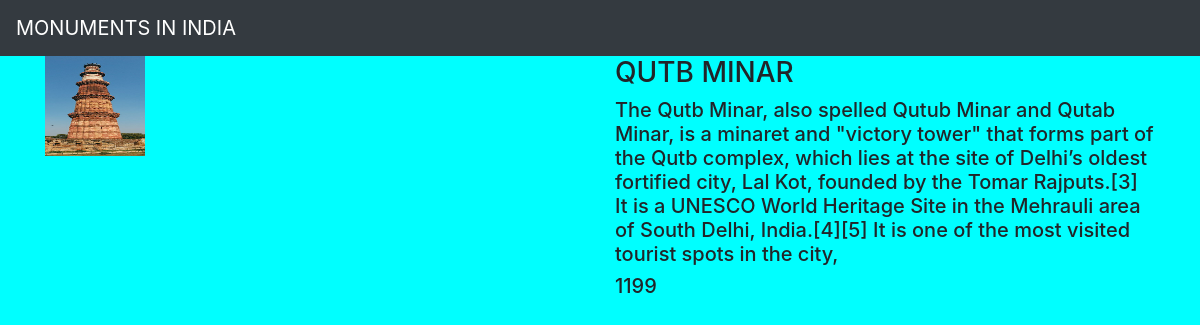
Screenshot of /monument/3/ with the database file from the repository.
### monumentapp/models.py (models this page shows)
class Monument(models.Model):
    name=models.CharField(max_length=250)
    about=models.TextField()
    image=models.ImageField(upload_to='pics')
    year=models.IntegerField()

### monumentapp/views.py (the view)
# urls.py: path('monument/<int:id>/',views.detail,name='detail'),
def detail(request,id):
    monument=Monument.objects.get(id=id)
    return render(request,'detail.html',{'Result':monument})

### TEMPLATE/detail.html
{% extends 'base.html' %}
{% block body %}
<div class="container">
    <div class="row">
        <div class="col-md-6">
           <img src="{{Result.image.url}}" width="100" height="100">
        </div>
        <div class="col-md-6">
            <h3>{{Result.name}}</h3>
            <h5>{{Result.about}}</h5>
            <h5>{{Result.year}}</h5>
        </div>
    </div>
</div>
{% endblock %}

### TEMPLATE/base.html (shortened to what this page needs)
{% load static %}
<!DOCTYPE html>
<html lang="en">
<head>
    <link rel="stylesheet" href="https://cdn.jsdelivr.net/npm/bootstrap@4.3.1/dist/css/bootstrap.min.css">
    <link rel="stylesheet" href="{% static 'style.css' %}">
</head>
<body>
<nav class="navbar navbar-dark bg-dark">
  <a class="navbar-brand" href="#">
    MONUMENTS IN INDIA
  </a>
</nav>
{% block body %}
{% endblock %}
</body>
</html>

### STATIC/style.css (style rules this page uses)
body { background-color:aqua; }

### rows the page displays
Monument: image (picture), name "QUTB MINAR", about "The Qutb Minar, also spelled Qutub Minar and Qutab Minar, is a minaret and \"victory tower\" that forms part of the Qutb complex, which lies at the site of Delhi’s oldest fortified city, Lal Kot, founded by the Tomar Rajputs.[3] It is a UNESCO World Heritage Site in the Mehrauli area of South Delhi, India.[4][5] It is one of the most visited tourist spots in the city,", year "1199"
